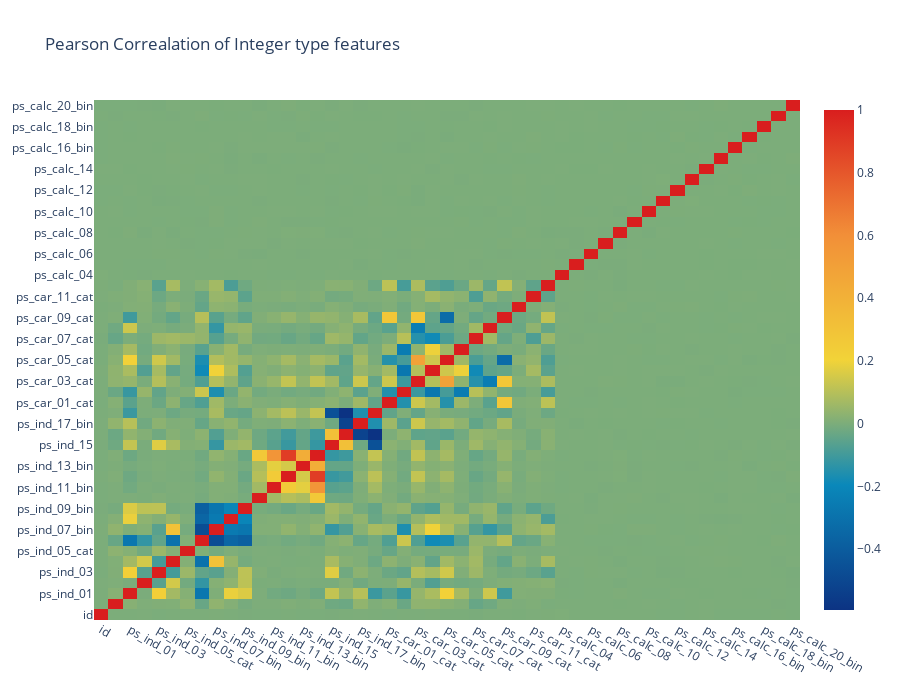

Write notebook code for a chart like this one.
### Markdown cell above
### Correlation of integer features

### Code cell
data = [go.Heatmap(z = train_int.corr().values,
       x = train_int.columns.values,
       y = train_int.columns.values,
       colorscale = 'Portland',
       reversescale = False,
       #text = True,
       opacity = 1.0)]

layout = go.Layout(title = 'Pearson Correalation of Integer type features',
                 xaxis = dict(ticks = '', nticks = 36),
                  yaxis = dict(ticks = ''),
                  width = 900, height = 700)
fig = go.Figure(data = data, layout = layout)
py.iplot(fig, filename = 'labelled-heatmap')

### Figure 1 — Plotly figure (JSON) as saved in the notebook; plotly's stock layout.template omitted (floating-point values rounded to 4 significant figures; data arrays with more than 128 entries replaced by an {"elided": "..."} marker saying what was removed)
{"data": [{"colorscale": [[0, "rgb(12,51,131)"], [0.25, "rgb(10,136,186)"], [0.5, "rgb(242,211,56)"], [0.75, "rgb(242,143,56)"], [1, "rgb(217,30,30)"]], "opacity": 1, "reversescale": false, "type": "heatmap", "x": ["id", "target", "ps_ind_01", "ps_ind_02_cat", "ps_ind_03", "ps_ind_04_cat", "ps_ind_05_cat", "ps_ind_06_bin", "ps_ind_07_bin", "ps_ind_08_bin", "ps_ind_09_bin", "ps_ind_10_bin", "ps_ind_11_bin", "ps_ind_12_bin", "ps_ind_13_bin", "ps_ind_14", "ps_ind_15", "ps_ind_16_bin", "ps_ind_17_bin", "ps_ind_18_bin", "ps_car_01_cat", "ps_car_02_cat", "ps_car_03_cat", "ps_car_04_cat", "ps_car_05_cat", "ps_car_06_cat", "ps_car_07_cat", "ps_car_08_cat", "ps_car_09_cat", "ps_car_10_cat", "ps_car_11_cat", "ps_car_11", "ps_calc_04", "ps_calc_05", "ps_calc_06", "ps_calc_07", "ps_calc_08", "ps_calc_09", "ps_calc_10", "ps_calc_11", "ps_calc_12", "ps_calc_13", "ps_calc_14", "ps_calc_15_bin", "ps_calc_16_bin", "ps_calc_17_bin", "ps_calc_18_bin", "ps_calc_19_bin", "ps_calc_20_bin"], "y": ["id", "target", "ps_ind_01", "ps_ind_02_cat", "ps_ind_03", "ps_ind_04_cat", "ps_ind_05_cat", "ps_ind_06_bin", "ps_ind_07_bin", "ps_ind_08_bin", "ps_ind_09_bin", "ps_ind_10_bin", "ps_ind_11_bin", "ps_ind_12_bin", "ps_ind_13_bin", "ps_ind_14", "ps_ind_15", "ps_ind_16_bin", "ps_ind_17_bin", "ps_ind_18_bin", "ps_car_01_cat", "ps_car_02_cat", "ps_car_03_cat", "ps_car_04_cat", "ps_car_05_cat", "ps_car_06_cat", "ps_car_07_cat", "ps_car_08_cat", "ps_car_09_cat", "ps_car_10_cat", "ps_car_11_cat", "ps_car_11", "ps_calc_04", "ps_calc_05", "ps_calc_06", "ps_calc_07", "ps_calc_08", "ps_calc_09", "ps_calc_10", "ps_calc_11", "ps_calc_12", "ps_calc_13", "ps_calc_14", "ps_calc_15_bin", "ps_calc_16_bin", "ps_calc_17_bin", "ps_calc_18_bin", "ps_calc_19_bin", "ps_calc_20_bin"], "z": {"elided": "49x49 float values"}}], "layout": {"height": 700, "title": {"text": "Pearson Correalation of Integer type features"}, "width": 900, "xaxis": {"nticks": 36, "ticks": ""}, "yaxis": {"ticks": ""}}}
